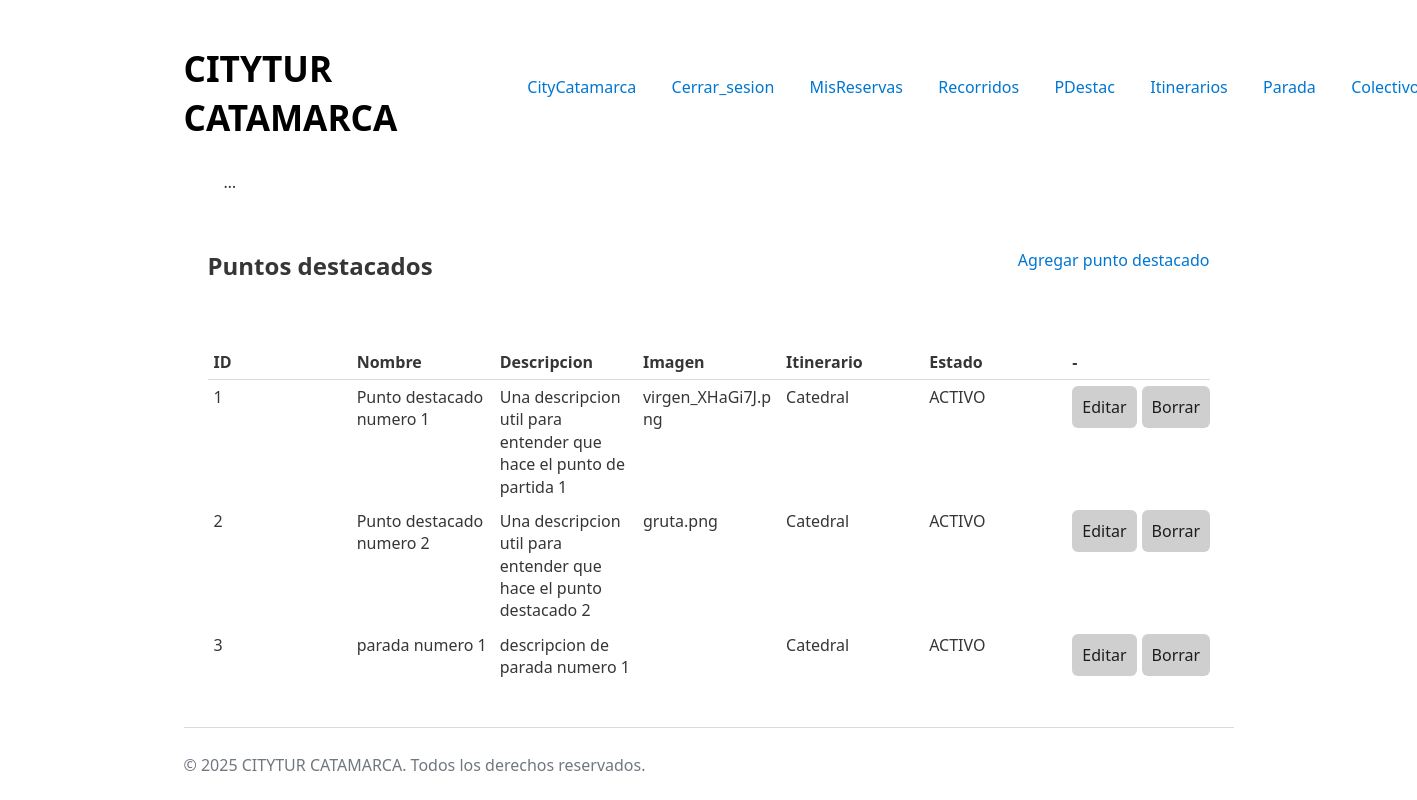
/itinerarios/lista_pd/ (signed in), run on the app's committed database.
### itinerarios/models.py (models this page shows)
class PuntoDestacado(models.Model):
    nombre = models.CharField(max_length= 50)
    descripcion = models.CharField(max_length= 200)
    imagen = models.ImageField()
    STATE_CHOICES = [
        ('ELIMINADO', 'Eliminado'),
        ('ACTIVO', 'Activo'),
        ('BAJA', 'Baja'),
    ]
    estado = models.CharField(max_length= 20, choices= STATE_CHOICES, default= 'ACTIVO')
    itinerario = models.ForeignKey(Itinerario, on_delete= models.CASCADE)

class Itinerario(models.Model):
    nombre = models.CharField(max_length= 50)
    imagen = models.ImageField(
        upload_to='images/',
        null=True,
        blank=True,
        default= 'images/default.png'
)

### itinerarios/views.py (the view)
# urls.py: path('lista_pd/', views.lista_punto_destacado, name= 'pd_listar'),
@login_required(login_url='usuarios:login')
def lista_punto_destacado(request):
    pun_destacados = PuntoDestacado.objects.all()
    return render(request, 'pd_lista.html', {'pun_destacados': pun_destacados})

### itinerarios/templates/pd_lista.html (shortened to what this page needs)
{% extends 'base.html' %}
{% block body_id %}colectivo_form{% endblock %}
{% block content %}
<main id="main-form">
    <div class="div-container">
        <h2> Puntos destacados </h2>
        {% if user.is_superuser %}
            <a href="{% url 'itinerarios:pd_formulario' %}">Agregar punto destacado</a>
        {% endif %}
    </div>
    <table class="table_view">
        <thead>
            <tr>
                <th>ID</th>
                <th>Nombre</th>
                <th>Descripcion</th>
                <th>Imagen</th>
                <th>Itinerario</th>
                <th>Estado</th>
                {% if user.is_superuser %}
                    <th>-</th>
                {% endif %}
            </tr>
        </thead>
        <tbody>
            {% for pun_destacado in pun_destacados %}
                <tr>
                    <td>{{ pun_destacado.pk }}</td>
                    <td>{{ pun_destacado.nombre }}</td>
                    <td>{{ pun_destacado.descripcion }}</td>
                    <td>{{ pun_destacado.imagen }}</td>
                    <td>{{ pun_destacado.itinerario.nombre }}</td>
                    <td>{{ pun_destacado.estado }}</td>
                    {% if user.is_superuser %}
                        <td class="td-btn">
                            <a class="btn btn-small" href="{% url 'itinerarios:pd_editar' pun_destacado.pk %}"><button>Editar</button></a>
                            <form action="{% url 'itinerarios:pd_eliminar' pun_destacado.pk %}" method="POST" style="display:inline;"
                                onsubmit="return confirm('Eliminar punto destacado {{pun_destacado.nombre }}?');">
                                <button type="submit">Borrar</button>
                            </form>
                        </td>
                    {% endif %}
                </tr>
            {% empty %}
                <tr>
                    <td colspan="{% if user.is_superuser %}7{% else %}6{% endif %}">
                        No hay Puntos destacados cargados.
                    </td>
                </tr>
            {% endfor %}
        </tbody>
    </table>
</main>
{% endblock %}
{% block footer_script %}
    {{ block.super }}
{% endblock %}

### core/static/css/styles.css (style rules this page uses)
:root { --background-body: #fff; --background: #efefef; --background-alt: #f7f7f7; --selection: #9e9e9e; --text-main: #363636; --text-bright: #000; --text-muted: #70777f; --links: #0076d1; --focus: #0096bfab; --border: #dbdbdb; --button-base: #d0cfcf; --button-hover: #9b9b9b; --scrollbar-thumb: rgb(170, 170, 170); --scrollbar-thumb-hover: var(--button-hover); --form-placeholder: #949494; --form-text: #1d1d1d; }
html { scrollbar-color: #040a0f #202b38; scrollbar-color: var(--scrollbar-thumb) var(--background-body); scrollbar-width: thin; }
body { font-family: system-ui, -apple-system, BlinkMacSystemFont, 'Segoe UI', 'Roboto', 'Oxygen', 'Ubuntu', 'Cantarell', 'Fira Sans', 'Droid Sans', 'Helvetica Neue', 'Segoe UI Emoji', 'Apple Color Emoji', 'Noto Color Emoji', sans-serif; line-height: 1.4; max-width: 1050px; margin: 20px auto; padding: 0 10px; word-wrap: break-word; color: #363636; color: var(--text-main); background: #fff; background: var(--background-body); text-rendering: optimizeLegibility; }
button { color: #1d1d1d; color: var(--form-text); background-color: #d0cfcf; background-color: var(--button-base); font-family: inherit; font-size: inherit; padding-right: 30px; padding-left: 30px; padding: 10px; border: none; border-radius: 6px; outline: none; }
h1, h2, h3, h4, h5, h6 { margin-bottom: 12px; margin-top: 24px; }
a { text-decoration: none; color: var(--links); }
main { padding-top: 10%; padding-bottom: 10%; }
#main-form { display: flex; flex-direction: column; }
table { border-collapse: collapse; margin-bottom: 10px; width: 100%; table-layout: fixed; }
td, th { padding: 6px; text-align: left; vertical-align: top; word-wrap: break-word; }
thead { border-bottom: 1px solid #dbdbdb; border-bottom: 1px solid var(--border); }

### itinerarios/templates/pd_lista.html (style rules this page uses)
#main-form { width: 100%; max-width: 1200px; margin: 32px auto; padding: 0 24px; box-sizing: border-box; }
.td-btn { display: flex; flex-direction: row; gap: 5px; }
.div-container { display: flex; flex-direction: row; justify-content: space-between; align-items: center; padding-bottom: 50px; }

### data on the page
PuntoDestacado: pk "1", nombre "Punto destacado numero 1", descripcion "Una descripcion util para entender que hace el punto de partida 1", imagen "virgen_XHaGi7J.png", itinerario.nombre "Catedral", estado "ACTIVO"
PuntoDestacado: pk "2", nombre "Punto destacado numero 2", descripcion "Una descripcion util para entender que hace el punto destacado 2", imagen "gruta.png", itinerario.nombre "Catedral", estado "ACTIVO"
PuntoDestacado: pk "3", nombre "parada numero 1", descripcion "descripcion de parada numero 1", itinerario.nombre "Catedral", estado "ACTIVO"
